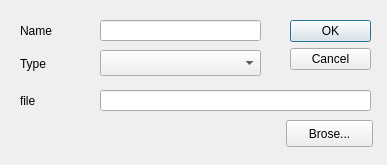
<?xml version="1.0" encoding="UTF-8"?>
<ui version="4.0">
 <class>addCatDlg</class>
 <widget class="QDialog" name="addCatDlg">
  <property name="geometry">
   <rect>
    <x>0</x>
    <y>0</y>
    <width>387</width>
    <height>165</height>
   </rect>
  </property>
  <property name="windowTitle">
   <string>Dialog</string>
  </property>
  <widget class="QDialogButtonBox" name="buttonBox">
   <property name="geometry">
    <rect>
     <x>290</x>
     <y>20</y>
     <width>81</width>
     <height>61</height>
    </rect>
   </property>
   <property name="orientation">
    <enum>Qt::Vertical</enum>
   </property>
   <property name="standardButtons">
    <set>QDialogButtonBox::Cancel|QDialogButtonBox::Ok</set>
   </property>
  </widget>
  <widget class="QLabel" name="label">
   <property name="geometry">
    <rect>
     <x>20</x>
     <y>20</y>
     <width>71</width>
     <height>21</height>
    </rect>
   </property>
   <property name="text">
    <string>Name</string>
   </property>
  </widget>
  <widget class="QLineEdit" name="catName">
   <property name="geometry">
    <rect>
     <x>100</x>
     <y>20</y>
     <width>161</width>
     <height>21</height>
    </rect>
   </property>
   <property name="text">
    <string/>
   </property>
  </widget>
  <widget class="QLabel" name="label_2">
   <property name="geometry">
    <rect>
     <x>20</x>
     <y>53</y>
     <width>57</width>
     <height>21</height>
    </rect>
   </property>
   <property name="text">
    <string>Type</string>
   </property>
  </widget>
  <widget class="QComboBox" name="catType">
   <property name="geometry">
    <rect>
     <x>100</x>
     <y>50</y>
     <width>161</width>
     <height>26</height>
    </rect>
   </property>
  </widget>
  <widget class="QLineEdit" name="catFile">
   <property name="geometry">
    <rect>
     <x>100</x>
     <y>90</y>
     <width>271</width>
     <height>21</height>
    </rect>
   </property>
   <property name="text">
    <string/>
   </property>
  </widget>
  <widget class="QLabel" name="label_3">
   <property name="geometry">
    <rect>
     <x>20</x>
     <y>90</y>
     <width>71</width>
     <height>21</height>
    </rect>
   </property>
   <property name="text">
    <string>file</string>
   </property>
  </widget>
  <widget class="QPushButton" name="broseCatBtn">
   <property name="geometry">
    <rect>
     <x>286</x>
     <y>120</y>
     <width>87</width>
     <height>27</height>
    </rect>
   </property>
   <property name="text">
    <string>Brose...</string>
   </property>
  </widget>
 </widget>
 <resources/>
 <connections>
  <connection>
   <sender>buttonBox</sender>
   <signal>accepted()</signal>
   <receiver>addCatDlg</receiver>
   <slot>accept()</slot>
   <hints>
    <hint type="sourcelabel">
     <x>248</x>
     <y>254</y>
    </hint>
    <hint type="destinationlabel">
     <x>157</x>
     <y>274</y>
    </hint>
   </hints>
  </connection>
  <connection>
   <sender>buttonBox</sender>
   <signal>rejected()</signal>
   <receiver>addCatDlg</receiver>
   <slot>reject()</slot>
   <hints>
    <hint type="sourcelabel">
     <x>316</x>
     <y>260</y>
    </hint>
    <hint type="destinationlabel">
     <x>286</x>
     <y>274</y>
    </hint>
   </hints>
  </connection>
 </connections>
</ui>
